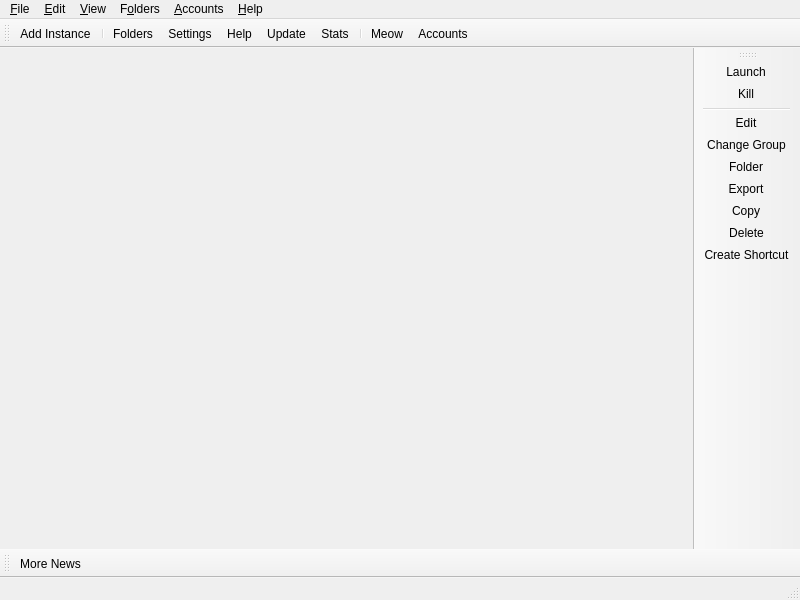
<?xml version="1.0" encoding="UTF-8"?>
<ui version="4.0">
 <class>MainWindow</class>
 <widget class="QMainWindow" name="MainWindow">
  <property name="geometry">
   <rect>
    <x>0</x>
    <y>0</y>
    <width>800</width>
    <height>600</height>
   </rect>
  </property>
  <widget class="QWidget" name="centralWidget">
   <layout class="QHBoxLayout" name="horizontalLayout">
    <property name="spacing">
     <number>0</number>
    </property>
    <property name="leftMargin">
     <number>0</number>
    </property>
    <property name="topMargin">
     <number>0</number>
    </property>
    <property name="rightMargin">
     <number>0</number>
    </property>
    <property name="bottomMargin">
     <number>0</number>
    </property>
   </layout>
  </widget>
  <widget class="QStatusBar" name="statusBar"/>
  <widget class="QToolBar" name="mainToolBar">
   <property name="windowTitle">
    <string>Main Toolbar</string>
   </property>
   <property name="allowedAreas">
    <set>Qt::ToolBarArea::BottomToolBarArea|Qt::ToolBarArea::TopToolBarArea</set>
   </property>
   <property name="toolButtonStyle">
    <enum>Qt::ToolButtonStyle::ToolButtonTextBesideIcon</enum>
   </property>
   <property name="floatable">
    <bool>false</bool>
   </property>
   <attribute name="toolBarArea">
    <enum>TopToolBarArea</enum>
   </attribute>
   <attribute name="toolBarBreak">
    <bool>false</bool>
   </attribute>
   <addaction name="actionAddInstance"/>
   <addaction name="separator"/>
   <addaction name="actionFoldersButton"/>
   <addaction name="actionSettings"/>
   <addaction name="actionHelpButton"/>
   <addaction name="actionCheckUpdate"/>
   <addaction name="actionStats"/>
   <addaction name="separator"/>
   <addaction name="actionCAT"/>
   <addaction name="actionAccountsButton"/>
  </widget>
  <widget class="QToolBar" name="newsToolBar">
   <property name="windowTitle">
    <string>News Toolbar</string>
   </property>
   <property name="allowedAreas">
    <set>Qt::ToolBarArea::BottomToolBarArea|Qt::ToolBarArea::TopToolBarArea</set>
   </property>
   <property name="iconSize">
    <size>
     <width>16</width>
     <height>16</height>
    </size>
   </property>
   <property name="toolButtonStyle">
    <enum>Qt::ToolButtonStyle::ToolButtonTextBesideIcon</enum>
   </property>
   <property name="floatable">
    <bool>false</bool>
   </property>
   <attribute name="toolBarArea">
    <enum>BottomToolBarArea</enum>
   </attribute>
   <attribute name="toolBarBreak">
    <bool>false</bool>
   </attribute>
   <addaction name="actionMoreNews"/>
  </widget>
  <widget class="WideBar" name="instanceToolBar">
   <property name="windowTitle">
    <string>Instance Toolbar</string>
   </property>
   <property name="allowedAreas">
    <set>Qt::ToolBarArea::LeftToolBarArea|Qt::ToolBarArea::RightToolBarArea</set>
   </property>
   <property name="iconSize">
    <size>
     <width>16</width>
     <height>16</height>
    </size>
   </property>
   <property name="toolButtonStyle">
    <enum>Qt::ToolButtonStyle::ToolButtonTextBesideIcon</enum>
   </property>
   <property name="floatable">
    <bool>false</bool>
   </property>
   <property name="useDefaultAction" stdset="0">
    <bool>true</bool>
   </property>
   <attribute name="toolBarArea">
    <enum>RightToolBarArea</enum>
   </attribute>
   <attribute name="toolBarBreak">
    <bool>false</bool>
   </attribute>
   <addaction name="actionLaunchInstance"/>
   <addaction name="actionKillInstance"/>
   <addaction name="separator"/>
   <addaction name="actionEditInstance"/>
   <addaction name="actionChangeInstGroup"/>
   <addaction name="actionViewSelectedInstFolder"/>
   <addaction name="actionExportInstance"/>
   <addaction name="actionCopyInstance"/>
   <addaction name="actionDeleteInstance"/>
   <addaction name="actionCreateInstanceShortcut"/>
  </widget>
  <widget class="QMenuBar" name="menuBar">
   <property name="geometry">
    <rect>
     <x>0</x>
     <y>0</y>
     <width>800</width>
     <height>30</height>
    </rect>
   </property>
   <widget class="QMenu" name="fileMenu">
    <property name="title">
     <string>&amp;File</string>
    </property>
    <property name="toolTipsVisible">
     <bool>true</bool>
    </property>
    <addaction name="actionAddInstance"/>
    <addaction name="separator"/>
    <addaction name="actionLaunchInstance"/>
    <addaction name="actionKillInstance"/>
    <addaction name="separator"/>
    <addaction name="actionEditInstance"/>
    <addaction name="actionChangeInstGroup"/>
    <addaction name="actionViewSelectedInstFolder"/>
    <addaction name="actionExportInstance"/>
    <addaction name="actionCopyInstance"/>
    <addaction name="actionDeleteInstance"/>
    <addaction name="actionCreateInstanceShortcut"/>
    <addaction name="separator"/>
    <addaction name="actionSettings"/>
    <addaction name="actionCloseWindow"/>
   </widget>
   <widget class="QMenu" name="editMenu">
    <property name="title">
     <string>&amp;Edit</string>
    </property>
    <property name="toolTipsVisible">
     <bool>true</bool>
    </property>
    <addaction name="actionUndoTrashInstance"/>
   </widget>
   <widget class="QMenu" name="viewMenu">
    <property name="title">
     <string>&amp;View</string>
    </property>
    <property name="toolTipsVisible">
     <bool>true</bool>
    </property>
    <addaction name="actionChangeTheme"/>
    <addaction name="actionStats"/>
    <addaction name="separator"/>
    <addaction name="actionCAT"/>
    <addaction name="actionToggleStatusBar"/>
    <addaction name="actionLockToolbars"/>
    <addaction name="separator"/>
   </widget>
   <widget class="QMenu" name="foldersMenu">
    <property name="title">
     <string>F&amp;olders</string>
    </property>
    <property name="toolTipsVisible">
     <bool>true</bool>
    </property>
    <addaction name="actionViewLauncherRootFolder"/>
    <addaction name="actionViewLogsFolder"/>
    <addaction name="separator"/>
    <addaction name="actionViewInstanceFolder"/>
    <addaction name="actionViewIconsFolder"/>
    <addaction name="actionViewCentralModsFolder"/>
    <addaction name="actionViewJavaFolder"/>
    <addaction name="actionViewSkinsFolder"/>
    <addaction name="separator"/>
    <addaction name="actionViewWidgetThemeFolder"/>
    <addaction name="actionViewIconThemeFolder"/>
    <addaction name="actionViewCatPackFolder"/>
   </widget>
   <widget class="QMenu" name="accountsMenu">
    <property name="title">
     <string>&amp;Accounts</string>
    </property>
   </widget>
   <widget class="QMenu" name="helpMenu">
    <property name="title">
     <string>&amp;Help</string>
    </property>
    <property name="toolTipsVisible">
     <bool>true</bool>
    </property>
    <addaction name="actionClearMetadata"/>
    <addaction name="actionReportBug"/>
    <addaction name="actionViewLog"/>
    <addaction name="actionAddToPATH"/>
    <addaction name="separator"/>
    <addaction name="actionMATRIX"/>
    <addaction name="actionDISCORD"/>
    <addaction name="actionREDDIT"/>
    <addaction name="separator"/>
    <addaction name="actionMoreNews"/>
    <addaction name="actionCheckUpdate"/>
    <addaction name="actionOpenWiki"/>
    <addaction name="actionAbout"/>
   </widget>
   <addaction name="fileMenu"/>
   <addaction name="editMenu"/>
   <addaction name="viewMenu"/>
   <addaction name="foldersMenu"/>
   <addaction name="accountsMenu"/>
   <addaction name="helpMenu"/>
  </widget>
  <action name="actionMoreNews">
   <property name="icon">
    <iconset theme="news"/>
   </property>
   <property name="text">
    <string>More News...</string>
   </property>
   <property name="toolTip">
    <string>Open the development blog to read more news about %1.</string>
   </property>
  </action>
  <action name="actionCAT">
   <property name="checkable">
    <bool>true</bool>
   </property>
   <property name="icon">
    <iconset theme="cat"/>
   </property>
   <property name="text">
    <string>&amp;Meow</string>
   </property>
   <property name="toolTip">
    <string>It's a fluffy kitty :3</string>
   </property>
  </action>
  <action name="actionToggleStatusBar">
   <property name="checkable">
    <bool>true</bool>
   </property>
   <property name="text">
    <string>Status Bar</string>
   </property>
  </action>
  <action name="actionLockToolbars">
   <property name="checkable">
    <bool>true</bool>
   </property>
   <property name="text">
    <string>Lock Toolbars</string>
   </property>
  </action>
  <action name="actionUndoTrashInstance">
   <property name="enabled">
    <bool>false</bool>
   </property>
   <property name="text">
    <string>&amp;Undo Last Instance Deletion</string>
   </property>
  </action>
  <action name="actionAddInstance">
   <property name="icon">
    <iconset theme="new"/>
   </property>
   <property name="text">
    <string>Add Instanc&amp;e...</string>
   </property>
   <property name="toolTip">
    <string>Add a new instance.</string>
   </property>
  </action>
  <action name="actionCheckUpdate">
   <property name="icon">
    <iconset theme="checkupdate"/>
   </property>
   <property name="text">
    <string>&amp;Update...</string>
   </property>
   <property name="toolTip">
    <string>Check for new updates for %1.</string>
   </property>
   <property name="menuRole">
    <enum>QAction::MenuRole::ApplicationSpecificRole</enum>
   </property>
  </action>
  <action name="actionStats">
   <property name="icon">
    <iconset theme="stats"/>
   </property>
   <property name="text">
    <string>S&amp;tats</string>
   </property>
   <property name="toolTip">
    <string>View playtime statistics.</string>
   </property>
  </action>
  <action name="actionSettings">
   <property name="icon">
    <iconset theme="settings"/>
   </property>
   <property name="text">
    <string>Setti&amp;ngs...</string>
   </property>
   <property name="toolTip">
    <string>Change settings.</string>
   </property>
   <property name="menuRole">
    <enum>QAction::MenuRole::PreferencesRole</enum>
   </property>
  </action>
  <action name="actionManageSkins">
   <property name="icon">
    <iconset theme="settings"/>
   </property>
   <property name="text">
    <string>Manage &amp;Skins...</string>
   </property>
  </action>
  <action name="actionManageAccounts">
   <property name="icon">
    <iconset theme="accounts"/>
   </property>
   <property name="text">
    <string>&amp;Manage Accounts...</string>
   </property>
  </action>
  <action name="actionLaunchInstance">
   <property name="icon">
    <iconset theme="launch"/>
   </property>
   <property name="text">
    <string>&amp;Launch</string>
   </property>
   <property name="toolTip">
    <string>Launch the selected instance.</string>
   </property>
  </action>
  <action name="actionKillInstance">
   <property name="icon">
    <iconset theme="status-bad"/>
   </property>
   <property name="text">
    <string>&amp;Kill</string>
   </property>
   <property name="toolTip">
    <string>Kill the running instance.</string>
   </property>
   <property name="shortcut">
    <string>Ctrl+K</string>
   </property>
  </action>
  <action name="actionRenameInstance">
   <property name="icon">
    <iconset theme="rename"/>
   </property>
   <property name="text">
    <string>Rename</string>
   </property>
   <property name="toolTip">
    <string>Rename the selected instance.</string>
   </property>
  </action>
  <action name="actionChangeInstGroup">
   <property name="icon">
    <iconset theme="tag"/>
   </property>
   <property name="text">
    <string>&amp;Change Group...</string>
   </property>
   <property name="toolTip">
    <string>Change the selected instance's group.</string>
   </property>
   <property name="shortcut">
    <string>Ctrl+G</string>
   </property>
  </action>
  <action name="actionChangeInstIcon">
   <property name="text">
    <string>Change Icon</string>
   </property>
   <property name="toolTip">
    <string>Change the selected instance's icon.</string>
   </property>
  </action>
  <action name="actionEditInstance">
   <property name="icon">
    <iconset theme="settings"/>
   </property>
   <property name="text">
    <string>&amp;Edit...</string>
   </property>
   <property name="toolTip">
    <string>Change the instance settings, mods and versions.</string>
   </property>
   <property name="shortcut">
    <string>Ctrl+I</string>
   </property>
  </action>
  <action name="actionViewSelectedInstFolder">
   <property name="icon">
    <iconset theme="viewfolder"/>
   </property>
   <property name="text">
    <string>&amp;Folder</string>
   </property>
   <property name="toolTip">
    <string>Open the selected instance's root folder in a file browser.</string>
   </property>
  </action>
  <action name="actionDeleteInstance">
   <property name="icon">
    <iconset theme="delete"/>
   </property>
   <property name="text">
    <string>Dele&amp;te</string>
   </property>
   <property name="toolTip">
    <string>Delete the selected instance.</string>
   </property>
   <property name="autoRepeat">
    <bool>false</bool>
   </property>
  </action>
  <action name="actionCopyInstance">
   <property name="icon">
    <iconset theme="copy"/>
   </property>
   <property name="text">
    <string>Cop&amp;y...</string>
   </property>
   <property name="toolTip">
    <string>Copy the selected instance.</string>
   </property>
   <property name="shortcut">
    <string>Ctrl+D</string>
   </property>
  </action>
  <action name="actionExportInstance">
   <property name="icon">
    <iconset theme="export"/>
   </property>
   <property name="text">
    <string>E&amp;xport...</string>
   </property>
   <property name="toolTip">
    <string>Export the selected instance to supported formats.</string>
   </property>
  </action>
  <action name="actionExportInstanceZip">
   <property name="icon">
    <iconset theme="launcher"/>
   </property>
   <property name="text">
    <string>Iota (zip)</string>
   </property>
  </action>
  <action name="actionExportInstanceMrPack">
   <property name="icon">
    <iconset theme="modrinth"/>
   </property>
   <property name="text">
    <string>Modrinth (mrpack)</string>
   </property>
  </action>
  <action name="actionExportInstanceFlamePack">
   <property name="icon">
    <iconset theme="flame"/>
   </property>
   <property name="text">
    <string>CurseForge (zip)</string>
   </property>
  </action>
  <action name="actionCreateInstanceShortcut">
   <property name="icon">
    <iconset theme="shortcut"/>
   </property>
   <property name="text">
    <string>Create Shortcut</string>
   </property>
   <property name="toolTip">
    <string>Creates a shortcut on a selected folder to launch the selected instance.</string>
   </property>
  </action>
  <action name="actionNoAccountsAdded">
   <property name="icon">
    <iconset theme="noaccount"/>
   </property>
   <property name="text">
    <string>No accounts added!</string>
   </property>
  </action>
  <action name="actionNoDefaultAccount">
   <property name="checkable">
    <bool>true</bool>
   </property>
   <property name="icon">
    <iconset theme="noaccount"/>
   </property>
   <property name="text">
    <string>No Default Account</string>
   </property>
   <property name="shortcut">
    <string>Ctrl+0</string>
   </property>
  </action>
  <action name="actionCloseWindow">
   <property name="icon">
    <iconset theme="status-bad"/>
   </property>
   <property name="text">
    <string>Close &amp;Window</string>
   </property>
   <property name="toolTip">
    <string>Close the current window</string>
   </property>
   <property name="menuRole">
    <enum>QAction::MenuRole::NoRole</enum>
   </property>
  </action>
  <action name="actionViewInstanceFolder">
   <property name="icon">
    <iconset theme="viewfolder"/>
   </property>
   <property name="text">
    <string>I&amp;nstances</string>
   </property>
   <property name="toolTip">
    <string>Open the instances folder in a file browser.</string>
   </property>
  </action>
  <action name="actionViewLauncherRootFolder">
   <property name="icon">
    <iconset theme="viewfolder"/>
   </property>
   <property name="text">
    <string>Launcher &amp;Data</string>
   </property>
   <property name="toolTip">
    <string>Open the launcher's root folder in a file browser.</string>
   </property>
  </action>
  <action name="actionViewCentralModsFolder">
   <property name="icon">
    <iconset theme="centralmods"/>
   </property>
   <property name="text">
    <string>&amp;Mods (Quick Access)</string>
   </property>
   <property name="toolTip">
    <string>Open the mods folder in a file browser.</string>
   </property>
  </action>
  <action name="actionViewSkinsFolder">
   <property name="icon">
    <iconset theme="viewfolder"/>
   </property>
   <property name="text">
    <string>&amp;Skins</string>
   </property>
   <property name="toolTip">
    <string>Open the skins folder in a file browser.</string>
   </property>
  </action>
  <action name="actionViewIconsFolder">
   <property name="icon">
    <iconset theme="viewfolder"/>
   </property>
   <property name="text">
    <string>Instance &amp;Icons</string>
   </property>
   <property name="toolTip">
    <string>Open the instance icons folder in a file browser.</string>
   </property>
  </action>
  <action name="actionViewLogsFolder">
   <property name="icon">
    <iconset theme="viewfolder"/>
   </property>
   <property name="text">
    <string>Launcher &amp;Logs</string>
   </property>
   <property name="toolTip">
    <string>Open the logs folder in a file browser.</string>
   </property>
  </action>
  <action name="actionChangeTheme">
   <property name="text">
    <string>Themes</string>
   </property>
  </action>
  <action name="actionReportBug">
   <property name="icon">
    <iconset theme="bug"/>
   </property>
   <property name="text">
    <string>Report a Bug or Suggest a Feature</string>
   </property>
   <property name="toolTip">
    <string>Open the bug tracker to report a bug with %1.</string>
   </property>
  </action>
  <action name="actionDISCORD">
   <property name="icon">
    <iconset theme="discord"/>
   </property>
   <property name="text">
    <string>&amp;Discord Guild</string>
   </property>
   <property name="toolTip">
    <string>Open %1 Discord guild.</string>
   </property>
  </action>
  <action name="actionMATRIX">
   <property name="icon">
    <iconset theme="matrix"/>
   </property>
   <property name="text">
    <string>&amp;Matrix Space</string>
   </property>
   <property name="toolTip">
    <string>Open %1 Matrix space.</string>
   </property>
  </action>
  <action name="actionREDDIT">
   <property name="icon">
    <iconset theme="reddit-alien"/>
   </property>
   <property name="text">
    <string>Sub&amp;reddit</string>
   </property>
   <property name="toolTip">
    <string>Open %1 subreddit.</string>
   </property>
  </action>
  <action name="actionAbout">
   <property name="icon">
    <iconset theme="about"/>
   </property>
   <property name="text">
    <string>&amp;About %1</string>
   </property>
   <property name="toolTip">
    <string>View information about %1.</string>
   </property>
   <property name="menuRole">
    <enum>QAction::MenuRole::AboutRole</enum>
   </property>
  </action>
  <action name="actionClearMetadata">
   <property name="icon">
    <iconset theme="refresh"/>
   </property>
   <property name="text">
    <string>&amp;Clear Metadata Cache</string>
   </property>
   <property name="toolTip">
    <string>Clear cached metadata</string>
   </property>
  </action>
  <action name="actionViewLog">
   <property name="icon">
    <iconset theme="log"/>
   </property>
   <property name="text">
    <string>View logs</string>
   </property>
   <property name="toolTip">
    <string>View current and previous launcher logs</string>
   </property>
  </action>
  <action name="actionAddToPATH">
   <property name="icon">
    <iconset theme="custom-commands"/>
   </property>
   <property name="text">
    <string>Install to &amp;PATH</string>
   </property>
   <property name="toolTip">
    <string>Install a %1 symlink to /usr/local/bin</string>
   </property>
  </action>
  <action name="actionFoldersButton">
   <property name="icon">
    <iconset theme="viewfolder"/>
   </property>
   <property name="text">
    <string>Folders</string>
   </property>
   <property name="toolTip">
    <string>Open one of the folders shared between instances.</string>
   </property>
  </action>
  <action name="actionHelpButton">
   <property name="icon">
    <iconset theme="help"/>
   </property>
   <property name="text">
    <string>Help</string>
   </property>
   <property name="toolTip">
    <string>Get help with %1 or Minecraft.</string>
   </property>
  </action>
  <action name="actionAccountsButton">
   <property name="icon">
    <iconset theme="noaccount"/>
   </property>
   <property name="text">
    <string>Accounts</string>
   </property>
  </action>
  <action name="actionOpenWiki">
   <property name="icon">
    <iconset theme="help"/>
   </property>
   <property name="text">
    <string>%1 &amp;Wiki</string>
   </property>
   <property name="toolTip">
    <string>Open the %1 wiki</string>
   </property>
  </action>
  <action name="actionViewWidgetThemeFolder">
   <property name="icon">
    <iconset theme="viewfolder"/>
   </property>
   <property name="text">
    <string>&amp;Widget Themes</string>
   </property>
   <property name="toolTip">
    <string>Open the widget themes folder in a file browser.</string>
   </property>
  </action>
  <action name="actionViewIconThemeFolder">
   <property name="icon">
    <iconset theme="viewfolder"/>
   </property>
   <property name="text">
    <string>I&amp;con Themes</string>
   </property>
   <property name="toolTip">
    <string>Open the icon theme folder in a file browser.</string>
   </property>
  </action>
  <action name="actionViewCatPackFolder">
   <property name="icon">
    <iconset theme="viewfolder"/>
   </property>
   <property name="text">
    <string>&amp;Cat Packs</string>
   </property>
   <property name="toolTip">
    <string>Open the cat packs folder in a file browser.</string>
   </property>
  </action>
  <action name="actionViewJavaFolder">
   <property name="icon">
    <iconset theme="viewfolder"/>
   </property>
   <property name="text">
    <string>&amp;Auto Downloaded Java</string>
   </property>
   <property name="toolTip">
    <string>Open the Java folder in a file browser. Only available if the built-in Java downloader is used.</string>
   </property>
  </action>
 </widget>
 <customwidgets>
  <customwidget>
   <class>WideBar</class>
   <extends>QToolBar</extends>
   <header>ui/widgets/WideBar.h</header>
  </customwidget>
 </customwidgets>
 <resources/>
 <connections/>
</ui>
